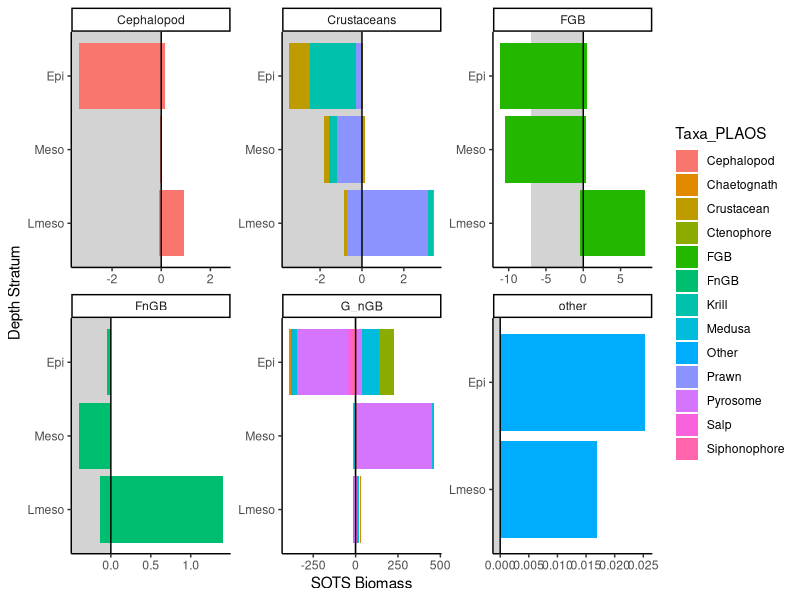
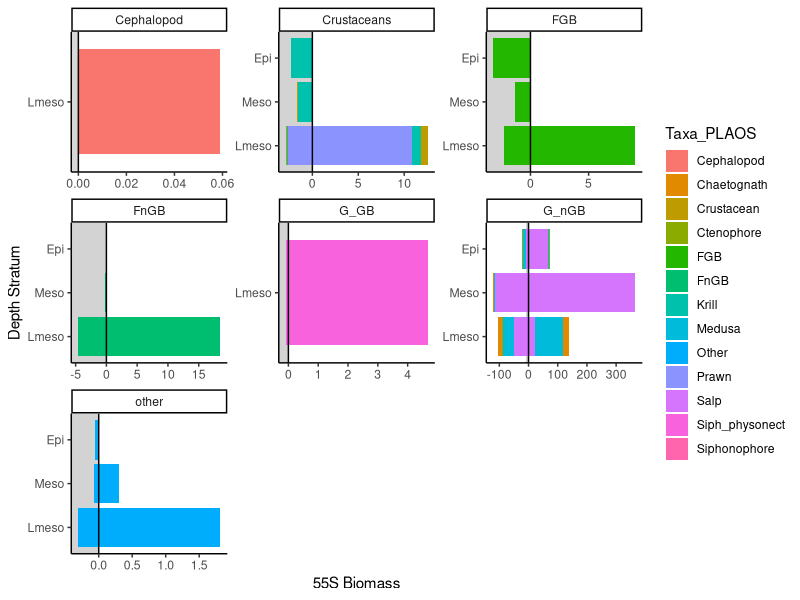
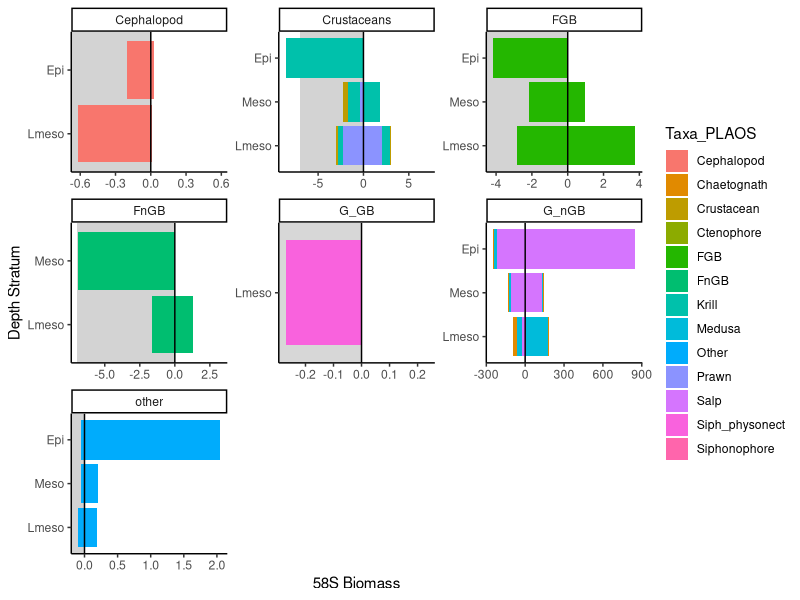

The R source for these figures, in order:
## ---- chunk 1
knitr::opts_chunk$set(echo = TRUE)

library(ggplot2)
library(ggrepel)
library(tidyverse)
library(readr)
library(dplyr)


#load data
catchcomp <- read.csv("Results/IN2020_V08_CatchComp.csv")
## ---- chunk 2
colnames(catchcomp)
catchcomp <- catchcomp %>%
  filter(Depth_Stratum== "Epi" | Depth_Stratum== "Meso" | Depth_Stratum== "Lmeso") %>%
  mutate(weight_1000gm3 = 1000*Weight_Std_gm3_sp)
 
catchcomp$Depth_Stratum <- factor(as.factor(catchcomp$Depth_Stratum), levels=c("Lmeso","Meso","Epi"))

## ---- chunk 3

day_values <- catchcomp %>% 
  filter(daylight== "Day")

night_values <- catchcomp %>% 
  filter(daylight== "Night")
night_values <- night_values %>%
  mutate_if(is.numeric, funs(. * -1))
## ---- chunk 4
#library(rcartocolor)
# bold <- carto_pal("Bold", n= 15)
# bold
# cbp1 <- c("#7F3C8D", "#11A579", "#3969AC", "#F2B701", "#E73F74", "#80BA5A","#E68310", "#008695", "#CF1C90", "#A5AA99" )

distinct(catchcomp,Site)

catchcomp_plot <- ggplot(catchcomp, aes(x= Weight_Std_gm3_gps, y= Depth_Stratum, fill= Taxa_PLAOS))  +
  geom_rect(xmax= -7, xmin= 0, ymin=-Inf, ymax=Inf, fill= "lightgray", alpha= 0.7) +
  geom_bar(data= day_values, stat= "identity")+ geom_bar(data= night_values, stat= "identity") +
  theme_classic()  + facet_wrap(~Site) + labs(y="Depth Stratum", x="Biomass") +
  facet_wrap(~Species_facet, scales = "free") + geom_vline(xintercept= 0) 
#plot(catchcomp_plot)
# coord_cartesian(xlim= c(-0.1, 0.1))
# scale_fill_manual(values = cbp1) +

catchcomp_plot_1 <- ggplot(catchcomp, aes(x= Weight_Std_gm3_gps, y= Depth_Stratum, fill= Taxa_PLAOS))  +
  geom_rect(xmax= -7, xmin= 0, ymin=-Inf, ymax=Inf, fill= "lightgray", alpha= 0.7) +
  geom_bar(data= day_values, stat= "identity")+ geom_bar(data= night_values, stat= "identity") +
  theme_classic()  + facet_wrap(~Site) + labs(y="Depth Stratum", x="Biomass") +
  facet_wrap(~Acoustic_Category, scales = "free") + geom_vline(xintercept= 0) 
#plot(catchcomp_plot_1)
# coord_cartesian(xlim= c(-0.1, 0.1))
# scale_fill_manual(values = cbp1) +

#SOTS
catchcomp_plot_SOTS <- ggplot(filter(catchcomp,Site =="SOTS"), 
                         aes(x= weight_1000gm3, 
                             y= Depth_Stratum, fill= Taxa_PLAOS))  +
  geom_rect(xmax= -7, xmin= 0, ymin=-Inf, ymax=Inf, fill= "lightgray", alpha= 0.7) +
  geom_bar(data= filter(day_values,Site == "SOTS"),stat= "identity") + 
  geom_bar(data= filter(night_values,Site == "SOTS"), stat= "identity") +
  theme_classic() + 
  labs(y="Depth Stratum", x="SOTS Biomass") +
  facet_wrap(~Acoustic_Category, scales = "free") + 
  geom_vline(xintercept= 0)
plot(catchcomp_plot_SOTS)

#55S
catchcomp_plot_55S <- ggplot(filter(catchcomp,Site =="55S"), 
                         aes(x= weight_1000gm3, 
                             y= Depth_Stratum, fill= Taxa_PLAOS))  +
  geom_rect(xmax= -7, xmin= 0, ymin=-Inf, ymax=Inf, fill= "lightgray", alpha= 0.7) +
  geom_bar(data= filter(day_values,Site == "55S"),stat= "identity") + 
  geom_bar(data= filter(night_values,Site == "55S"), stat= "identity") +
  theme_classic() + 
  labs(y="Depth Stratum", x="55S Biomass") +
  facet_wrap(~Acoustic_Category, scales = "free") + 
  geom_vline(xintercept= 0)
plot(catchcomp_plot_55S)

#58S
catchcomp_plot_58S <- ggplot(filter(catchcomp,Site =="58S"), 
                         aes(x= weight_1000gm3, 
                             y= Depth_Stratum, fill= Taxa_PLAOS))  +
  geom_rect(xmax= -7, xmin= 0, ymin=-Inf, ymax=Inf, fill= "lightgray", alpha= 0.7) +
  geom_bar(data= filter(day_values,Site == "58S"),stat= "identity") + 
  geom_bar(data= filter(night_values,Site == "58S"), stat= "identity") +
  theme_classic() + 
  labs(y="Depth Stratum", x="58S Biomass") +
  facet_wrap(~Acoustic_Category, scales = "free") + 
  geom_vline(xintercept= 0)
plot(catchcomp_plot_58S)
